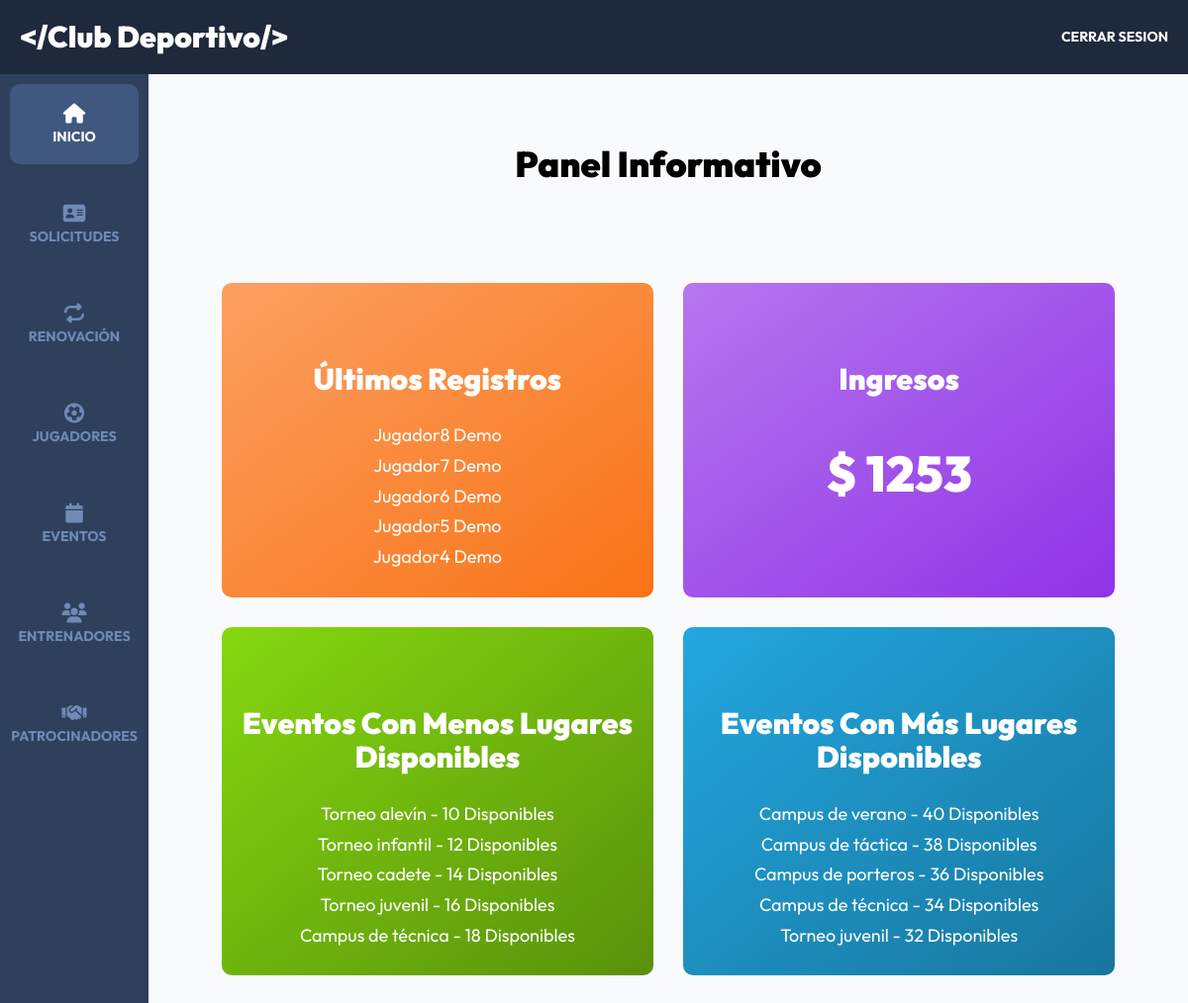
/admin/dashboard (signed in), run on the app's committed database.
### tables this page shows
CREATE TABLE registros(id INT AUTO_INCREMENT PRIMARY KEY,paquete_id INT,pago_id VARCHAR(30),token VARCHAR(8),usuario_id INT,equipacion_id INT);

CREATE TABLE usuarios(id INT AUTO_INCREMENT PRIMARY KEY,dni VARCHAR(12),nombre VARCHAR(60),apellido1 VARCHAR(60),apellido2 VARCHAR(60),email VARCHAR(60),password VARCHAR(60),confirmado TINYINT(1),estado VARCHAR(20),token VARCHAR(15),admin TINYINT(1),padre VARCHAR(60),correo_padre VARCHAR(60),madre VARCHAR(60),correo_madre VARCHAR(60),telefono VARCHAR(20),genero VARCHAR(10),fecha_nacimiento DATE,direccion VARCHAR(120),codigo_postal VARCHAR(10),ciudad VARCHAR(40),pais VARCHAR(40),nacionalidad VARCHAR(40),categoria VARCHAR(40),grupo VARCHAR(40),federado VARCHAR(5),nadar VARCHAR(5),alergias TEXT,informacion TEXT,imagen VARCHAR(40),tags VARCHAR(120),redes TEXT);

CREATE TABLE eventos(id INT AUTO_INCREMENT PRIMARY KEY,nombre VARCHAR(120),descripcion TEXT,disponibles INT,categoria_id INT,dia_id INT,hora_id INT,entrenador_id INT,imagen VARCHAR(40));

### controllers/DashboardController.php (called while the page is built, shortened)
<?php
class DashboardController {
    public static function index(Router $router) {
        $registros = Registro::get(5);
        foreach($registros as $registro) {
            $registro->usuario = Usuario::find($registro->usuario_id);
        }
        $virtuales = Registro::total('paquete_id', 2);
        $presenciales = Registro::total('paquete_id', 1);
        $ingresos = ($virtuales * 47.95) + ($presenciales * 192.85);
        $menos_disponibles = Evento::ordenarLimite('disponibles', 'ASC', 5);
        $mas_disponibles = Evento::ordenarLimite('disponibles', 'DESC', 5);
        $router->render('admin/dashboard/index', [
            'titulo' => 'Panel Informativo',
            'registros' => $registros,
            'ingresos' => $ingresos,
            'menos_disponibles' => $menos_disponibles,
            'mas_disponibles' => $mas_disponibles
        ]);
    }
}

### public/index.php (called while the page is built, shortened)
<?php
$router = new Router();
$router->get('/login', [AuthController::class, 'login']);
$router->post('/login', [AuthController::class, 'login']);
$router->post('/logout', [AuthController::class, 'logout']);
$router->get('/registro', [AuthController::class, 'registro']);
$router->post('/registro', [AuthController::class, 'registro']);
$router->get('/olvide', [AuthController::class, 'olvide']);
$router->post('/olvide', [AuthController::class, 'olvide']);
$router->get('/reestablecer', [AuthController::class, 'reestablecer']);
$router->post('/reestablecer', [AuthController::class, 'reestablecer']);
$router->get('/mensaje', [AuthController::class, 'mensaje']);
$router->get('/confirmar-cuenta', [AuthController::class, 'confirmar']);
$router->get('/admin/dashboard', [DashboardController::class, 'index']);
$router->get('/admin/panel', [AdminController::class, 'index']);
$router->post('/admin/panel/usuarios/aceptar', [AdminController::class, 'aceptarUsuario']);
$router->post('/admin/panel/usuarios/rechazar', [AdminController::class, 'rechazarUsuario']);
$router->get('/admin/panel/editar', [AdminController::class, 'editar']);
$router->post('/admin/panel/editar', [AdminController::class, 'editar']);
$router->get('/admin/renovaciones', [RenovacionController::class, 'index']);
$router->get('/registro/renovaciones', [RenovacionController::class, 'crearSolicitud']);
$router->post('/admin/renovaciones/aceptar', [RenovacionController::class, 'aceptarRenovacion']);
$router->post('/admin/renovaciones/rechazar', [RenovacionController::class, 'rechazarRenovacion']);
$router->get('/admin/registrados/editar', [RegistradosController::class, 'editar']);
$router->post('/admin/registrados/editar', [RegistradosController::class, 'editar']);
$router->get('/admin/registrados', [RegistradosController::class, 'index']);
$router->post('/admin/registrados/aprobar', [RegistradosController::class, 'aprobarUsuario']);
$router->post('/admin/registrados/rechazar', [RegistradosController::class, 'rechazarUsuario']);
$router->get('/admin/entrenadores', [EntrenadoresController::class, 'index']);
$router->get('/admin/entrenadores/crear', [EntrenadoresController::class, 'crear']);
$router->post('/admin/entrenadores/crear', [EntrenadoresController::class, 'crear']);
$router->get('/admin/entrenadores/editar', [EntrenadoresController::class, 'editar']);
$router->post('/admin/entrenadores/editar', [EntrenadoresController::class, 'editar']);
$router->post('/admin/entrenadores/eliminar', [EntrenadoresController::class, 'eliminar']);
$router->get('/admin/eventos', [EventosController::class, 'index']);
$router->get('/admin/eventos/crear', [EventosController::class, 'crear']);
$router->post('/admin/eventos/crear', [EventosController::class, 'crear']);
$router->get('/admin/eventos/editar', [EventosController::class, 'editar']);
$router->post('/admin/eventos/editar', [EventosController::class, 'editar']);
$router->post('/admin/eventos/eliminar', [EventosController::class, 'eliminar']);
$router->get('/api/eventos-horario', [APIEventos::class, 'index']);
$router->get('/api/equipacion', [APIEquipacion::class, 'index']);
$router->get('/api/entrenadores', [APIEntrenadores::class, 'index']);
$router->get('/api/entrenador', [APIEntrenadores::class, 'entrenador']);
$router->get('/admin/patrocinadores', [PatrocinadorController::class, 'index']);
$router->get('/admin/patrocinadores/crear', [PatrocinadorController::class, 'crear']);
$router->post('/admin/patrocinadores/crear', [PatrocinadorController::class, 'crear']);
$router->get('/admin/patrocinadores/editar', [PatrocinadorController::class, 'editar']);
$router->post('/admin/patrocinadores/editar', [PatrocinadorController::class, 'editar']);
$router->post('/admin/patrocinadores/eliminar', [PatrocinadorController::class, 'eliminar']);
$router->get('/admin/equipacion', [EquipacionController::class, 'index']);
$router->get('/finalizar-registro', [RegistroController::class, 'crear']);
$router->post('/finalizar-registro/gratis', [RegistroController::class, 'gratis']);
$router->post('/finalizar-registro/pagar', [RegistroController::class, 'pagar']);
$router->get('/finalizar-registro/eventosconf', [RegistroController::class, 'eventosconf']);
$router->post('/finalizar-registro/eventosconf', [RegistroController::class, 'eventosconf']);
$router->get('/boleto', [RegistroController::class, 'boleto']);
$router->post('/boleto', [RegistroController::class, 'guardarFirma']);
$router->get('/firma', [RegistroController::class, 'firma']);
$router->get('/confirmar-firma', [RegistroController::class, 'confirmarFirma']);
$router->post('/renovacion', [RegistroController::class, 'solicitarRenovacion']);
$router->get('/', [PaginasController::class, 'index']);
$router->get('/clubdeportivo', [PaginasController::class, 'evento']);
$router->get('/paquetes', [PaginasController::class, 'paquetes']);
$router->get('/eventos', [PaginasController::class, 'eventos']);
$router->get('/evento', [PaginasController::class, 'detalleEvento']);
$router->get('/pruebas', [PaginasController::class, 'pruebas']);
$router->get('/404', [PaginasController::class, 'error']);
$router->comprobarRutas();

### models/ActiveRecord.php (called while the page is built, shortened)
<?php
class ActiveRecord {
    protected static $db;
    protected static $tabla = '';
    public static function setDB($database) {
        self::$db = $database;
    }
    public static function consultarSQL($query) {
        $resultado = self::$db->query($query);
        $array = [];
        while($registro = $resultado->fetch_assoc()) {
            $array[] = static::crearObjeto($registro);
        }
        return $array;
    }
    protected static function crearObjeto($registro) {
        $objeto = new static;
        foreach($registro as $key => $value ) {
            if(property_exists( $objeto, $key  )) {
                $objeto->$key = $value;
            }
        }
        return $objeto;
    }
    public static function find($id) {
        $query = "SELECT * FROM " . static::$tabla  ." WHERE id = ${id}";
        $resultado = self::consultarSQL($query);
        return array_shift( $resultado ) ;
    }
    public static function get($limite) {
        $query = "SELECT * FROM " . static::$tabla . " ORDER BY id DESC LIMIT ${limite}" ;
        $resultado = self::consultarSQL($query);
        return $resultado;
    }
     public static function ordenarLimite($columna, $orden, $limite) {
        $query = "SELECT * FROM " . static::$tabla . " ORDER BY ${columna} ${orden} LIMIT ${limite} ";
        $resultado = self::consultarSQL($query);
        return $resultado;
    }
    public static function total($columna = '', $valor = '') {
        $query = "SELECT COUNT(*) FROM " . static::$tabla;
        if($columna) {
            $query .= " WHERE ${columna} = ${valor}";
        }
        $resultado = self::$db->query($query);
        $total = $resultado->fetch_array();
        return array_shift($total);
    }
}

### views/admin/dashboard/index.php (the view)
<h2 class="dashboard__heading"><?php echo $titulo; ?></h2>
<main class="bloques">
    <div class="bloques__grid">
        <div class="bloque">
            <h3 class="bloque__heading">Últimos Registros</h3>
            <?php foreach($registros as $registro) { ?>
                <div class="bloque__contenido">
                    <p class="bloque__texto">
                        <?php echo $registro->usuario->nombre . " " . $registro->usuario->apellido1; ?>
                    </p>
                </div>
            <?php } ?>
        </div>
        <div class="bloque">
            <h3 class="bloque__heading">Ingresos</h3>
            <p class="bloque__texto--cantidad">$ <?php echo $ingresos; ?></p>
        </div>
        <div class="bloque">
            <h3 class="bloque__heading">Eventos Con Menos Lugares Disponibles</h3>
            <?php foreach($menos_disponibles as $evento) { ?>
                <div class="bloque__contenido">
                    <p class="bloque__texto">
                        <?php echo $evento->nombre . " - " . $evento->disponibles . ' Disponibles'; ?>
                    </p>
                </div>
            <?php } ?>
        </div>
        <div class="bloque">
            <h3 class="bloque__heading">Eventos Con Más Lugares Disponibles</h3>
            <?php foreach($mas_disponibles as $evento) { ?>
                <div class="bloque__contenido">
                    <p class="bloque__texto">
                        <?php echo $evento->nombre . " - " . $evento->disponibles . ' Disponibles'; ?>
                    </p>
                </div>
            <?php } ?>
        </div>
    </div>
</main>

### public/build/css/app.css (style rules this page uses)
html { line-height: 1.15; -webkit-text-size-adjust: 100%; }
body { margin: 0; }
main { display: block; }
html { font-size: 62.5%; box-sizing: border-box; height: 100%; }
*, *:before, *:after { box-sizing: inherit; }
body { font-family: "Outfit", sans-serif; font-size: 1.8rem; }
h1, h2, h3 { font-family: "Outfit", sans-serif; font-weight: 900; margin: 2rem 0; }
h2 { font-size: 3.6rem; }
h3 { font-size: 3rem; }
[class$=__heading] { font-family: "Outfit", sans-serif; font-weight: 900; margin: 2rem 0; margin: 6rem 0 3rem 0; text-align: center; }
.dashboard { height: 100%; display: flex; flex-direction: column; background-color: #F8FAFC; }
.bloques { width: min(95%, 140rem); margin: 0 auto; }
@media (min-width: 769px) { .bloques { margin-top: 10rem; } }
.bloques__grid { display: grid; gap: 3rem; grid-template-columns: repeat(1, 1fr); }
@media (min-width: 1025px) { .bloques__grid { display: grid; gap: 3rem; grid-template-columns: repeat(2, 1fr); } }
.bloque { padding: 2rem; color: #FFFFFF; border-radius: 1rem; }
.bloque:nth-child(1) { background-image: linear-gradient(to left top, #F97316, #fba061); }
.bloque:nth-child(2) { background-image: linear-gradient(to left top, #9033e6, #b577ee); }
.bloque:nth-child(3) { background-image: linear-gradient(to left top, #59910b, #85d810); }
.bloque:nth-child(4) { background-image: linear-gradient(to left top, #17769E, #23a7df); }
.bloque__texto { margin: 1rem 0; text-align: center; }
.bloque__texto--cantidad { margin-top: 5rem; font-weight: 900; font-size: 5rem; text-align: center; }

### data on the page
registros: usuario.nombre "Jugador8 Demo"
registros: usuario.nombre "Jugador7 Demo"
registros: usuario.nombre "Jugador6 Demo"
registros: usuario.nombre "Jugador5 Demo"
registros: usuario.nombre "Jugador4 Demo"
eventos: nombre "Torneo alevín", disponibles "10"
eventos: nombre "Torneo infantil", disponibles "12"
eventos: nombre "Torneo cadete", disponibles "14"
eventos: nombre "Torneo juvenil", disponibles "16"
eventos: nombre "Campus de técnica", disponibles "18"
eventos: nombre "Campus de verano", disponibles "40"
eventos: nombre "Campus de táctica", disponibles "38"
eventos: nombre "Campus de porteros", disponibles "36"
eventos: nombre "Campus de técnica", disponibles "34"
eventos: nombre "Torneo juvenil", disponibles "32"

### other printed values
$titulo "Panel Informativo"
$ingresos "1253"
